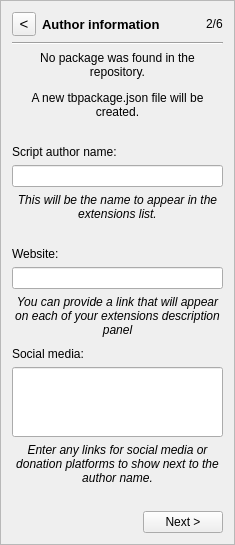
      <widget class="QFrame" name="page2">
       <property name="frameShape">
        <enum>QFrame::StyledPanel</enum>
       </property>
       <property name="frameShadow">
        <enum>QFrame::Raised</enum>
       </property>
       <layout class="QVBoxLayout" name="verticalLayout_2">
        <item>
         <layout class="QHBoxLayout" name="horizontalLayout_6">
          <item>
           <widget class="QToolButton" name="page2Back">
            <property name="minimumSize">
             <size>
              <width>24</width>
              <height>24</height>
             </size>
            </property>
            <property name="maximumSize">
             <size>
              <width>24</width>
              <height>24</height>
             </size>
            </property>
            <property name="font">
             <font>
              <pointsize>11</pointsize>
             </font>
            </property>
            <property name="text">
             <string>&lt;</string>
            </property>
           </widget>
          </item>
          <item>
           <widget class="QLabel" name="label_8">
            <property name="font">
             <font>
              <pointsize>10</pointsize>
              <weight>75</weight>
              <bold>true</bold>
             </font>
            </property>
            <property name="text">
             <string>Author information</string>
            </property>
           </widget>
          </item>
          <item>
           <spacer name="horizontalSpacer_6">
            <property name="orientation">
             <enum>Qt::Horizontal</enum>
            </property>
            <property name="sizeHint" stdset="0">
             <size>
              <width>40</width>
              <height>20</height>
             </size>
            </property>
           </spacer>
          </item>
          <item>
           <widget class="QLabel" name="label_22">
            <property name="text">
             <string>2/6</string>
            </property>
           </widget>
          </item>
         </layout>
        </item>
        <item>
         <widget class="Line" name="line_2">
          <property name="orientation">
           <enum>Qt::Horizontal</enum>
          </property>
         </widget>
        </item>
        <item>
         <widget class="QLabel" name="label_3">
          <property name="text">
           <string>&lt;html&gt;&lt;head/&gt;&lt;body&gt;&lt;p&gt;No package was found in the repository.&lt;/p&gt;&lt;p&gt;A new tbpackage.json file will be created.&lt;/p&gt;&lt;/body&gt;&lt;/html&gt;</string>
          </property>
          <property name="textFormat">
           <enum>Qt::RichText</enum>
          </property>
          <property name="alignment">
           <set>Qt::AlignCenter</set>
          </property>
          <property name="wordWrap">
           <bool>true</bool>
          </property>
         </widget>
        </item>
        <item>
         <spacer name="verticalSpacer_4">
          <property name="orientation">
           <enum>Qt::Vertical</enum>
          </property>
          <property name="sizeType">
           <enum>QSizePolicy::Fixed</enum>
          </property>
          <property name="sizeHint" stdset="0">
           <size>
            <width>20</width>
            <height>20</height>
           </size>
          </property>
         </spacer>
        </item>
        <item>
         <widget class="QLabel" name="label_35">
          <property name="text">
           <string>&lt;html&gt;&lt;head/&gt;&lt;body&gt;&lt;p&gt;Script author name:&lt;/p&gt;&lt;/body&gt;&lt;/html&gt;</string>
          </property>
          <property name="textFormat">
           <enum>Qt::RichText</enum>
          </property>
          <property name="alignment">
           <set>Qt::AlignLeading|Qt::AlignLeft|Qt::AlignVCenter</set>
          </property>
          <property name="wordWrap">
           <bool>true</bool>
          </property>
         </widget>
        </item>
        <item>
         <widget class="QLineEdit" name="authorNameBox"/>
        </item>
        <item>
         <widget class="QLabel" name="label_4">
          <property name="text">
           <string>&lt;html&gt;&lt;head/&gt;&lt;body&gt;&lt;p&gt;&lt;span style=&quot; font-style:italic;&quot;&gt;This will be the name to appear in the extensions list.&lt;/span&gt;&lt;/p&gt;&lt;/body&gt;&lt;/html&gt;</string>
          </property>
          <property name="textFormat">
           <enum>Qt::RichText</enum>
          </property>
          <property name="alignment">
           <set>Qt::AlignCenter</set>
          </property>
          <property name="wordWrap">
           <bool>true</bool>
          </property>
         </widget>
        </item>
        <item>
         <spacer name="verticalSpacer_5">
          <property name="orientation">
           <enum>Qt::Vertical</enum>
          </property>
          <property name="sizeType">
           <enum>QSizePolicy::Fixed</enum>
          </property>
          <property name="sizeHint" stdset="0">
           <size>
            <width>20</width>
            <height>20</height>
           </size>
          </property>
         </spacer>
        </item>
        <item>
         <widget class="QLabel" name="label_36">
          <property name="text">
           <string>&lt;html&gt;&lt;head/&gt;&lt;body&gt;&lt;p&gt;Website:&lt;/p&gt;&lt;/body&gt;&lt;/html&gt;</string>
          </property>
          <property name="textFormat">
           <enum>Qt::RichText</enum>
          </property>
          <property name="alignment">
           <set>Qt::AlignLeading|Qt::AlignLeft|Qt::AlignVCenter</set>
          </property>
          <property name="wordWrap">
           <bool>true</bool>
          </property>
         </widget>
        </item>
        <item>
         <widget class="QLineEdit" name="websiteBox"/>
        </item>
        <item>
         <widget class="QLabel" name="label_5">
          <property name="text">
           <string>&lt;html&gt;&lt;head/&gt;&lt;body&gt;&lt;p&gt;&lt;span style=&quot; font-style:italic;&quot;&gt;You can provide a link that will appear on each of your extensions description panel&lt;/span&gt;&lt;/p&gt;&lt;/body&gt;&lt;/html&gt;</string>
          </property>
          <property name="textFormat">
           <enum>Qt::RichText</enum>
          </property>
          <property name="alignment">
           <set>Qt::AlignCenter</set>
          </property>
          <property name="wordWrap">
           <bool>true</bool>
          </property>
         </widget>
        </item>
        <item>
         <spacer name="verticalSpacer_6">
          <property name="orientation">
           <enum>Qt::Vertical</enum>
          </property>
          <property name="sizeType">
           <enum>QSizePolicy::Expanding</enum>
          </property>
          <property name="sizeHint" stdset="0">
           <size>
            <width>20</width>
            <height>4</height>
           </size>
          </property>
         </spacer>
        </item>
        <item>
         <widget class="QLabel" name="label_38">
          <property name="text">
           <string>&lt;html&gt;&lt;head/&gt;&lt;body&gt;&lt;p&gt;Social media:&lt;/p&gt;&lt;/body&gt;&lt;/html&gt;</string>
          </property>
          <property name="textFormat">
           <enum>Qt::RichText</enum>
          </property>
          <property name="alignment">
           <set>Qt::AlignLeading|Qt::AlignLeft|Qt::AlignVCenter</set>
          </property>
          <property name="wordWrap">
           <bool>true</bool>
          </property>
         </widget>
        </item>
        <item>
         <widget class="QLineEdit" name="socialBox">
          <property name="minimumSize">
           <size>
            <width>0</width>
            <height>70</height>
           </size>
          </property>
          <property name="alignment">
           <set>Qt::AlignLeading|Qt::AlignLeft|Qt::AlignTop</set>
          </property>
         </widget>
        </item>
        <item>
         <widget class="QLabel" name="label_6">
          <property name="text">
           <string>&lt;html&gt;&lt;head/&gt;&lt;body&gt;&lt;p&gt;&lt;span style=&quot; font-style:italic;&quot;&gt;Enter any links for social media or donation platforms to show next to the author name.&lt;/span&gt;&lt;/p&gt;&lt;/body&gt;&lt;/html&gt;</string>
          </property>
          <property name="textFormat">
           <enum>Qt::RichText</enum>
          </property>
          <property name="alignment">
           <set>Qt::AlignCenter</set>
          </property>
          <property name="wordWrap">
           <bool>true</bool>
          </property>
         </widget>
        </item>
        <item>
         <spacer name="verticalSpacer_7">
          <property name="orientation">
           <enum>Qt::Vertical</enum>
          </property>
          <property name="sizeType">
           <enum>QSizePolicy::Fixed</enum>
          </property>
          <property name="sizeHint" stdset="0">
           <size>
            <width>20</width>
            <height>20</height>
           </size>
          </property>
         </spacer>
        </item>
        <item>
         <layout class="QHBoxLayout" name="horizontalLayout_2">
          <item>
           <spacer name="horizontalSpacer_2">
            <property name="orientation">
             <enum>Qt::Horizontal</enum>
            </property>
            <property name="sizeHint" stdset="0">
             <size>
              <width>40</width>
              <height>20</height>
             </size>
            </property>
           </spacer>
          </item>
          <item>
           <widget class="QPushButton" name="page2Next">
            <property name="text">
             <string>Next &gt;</string>
            </property>
           </widget>
          </item>
         </layout>
        </item>
       </layout>
      </widget>
